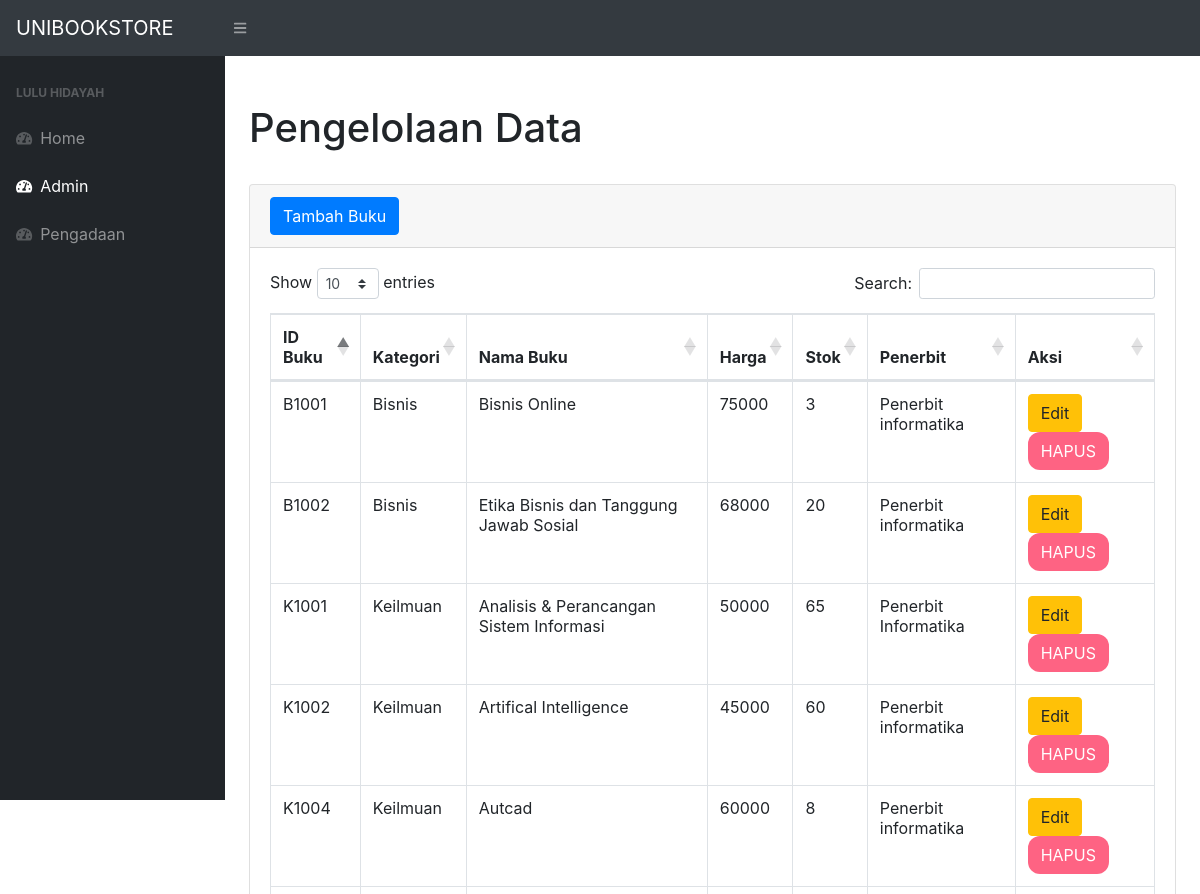
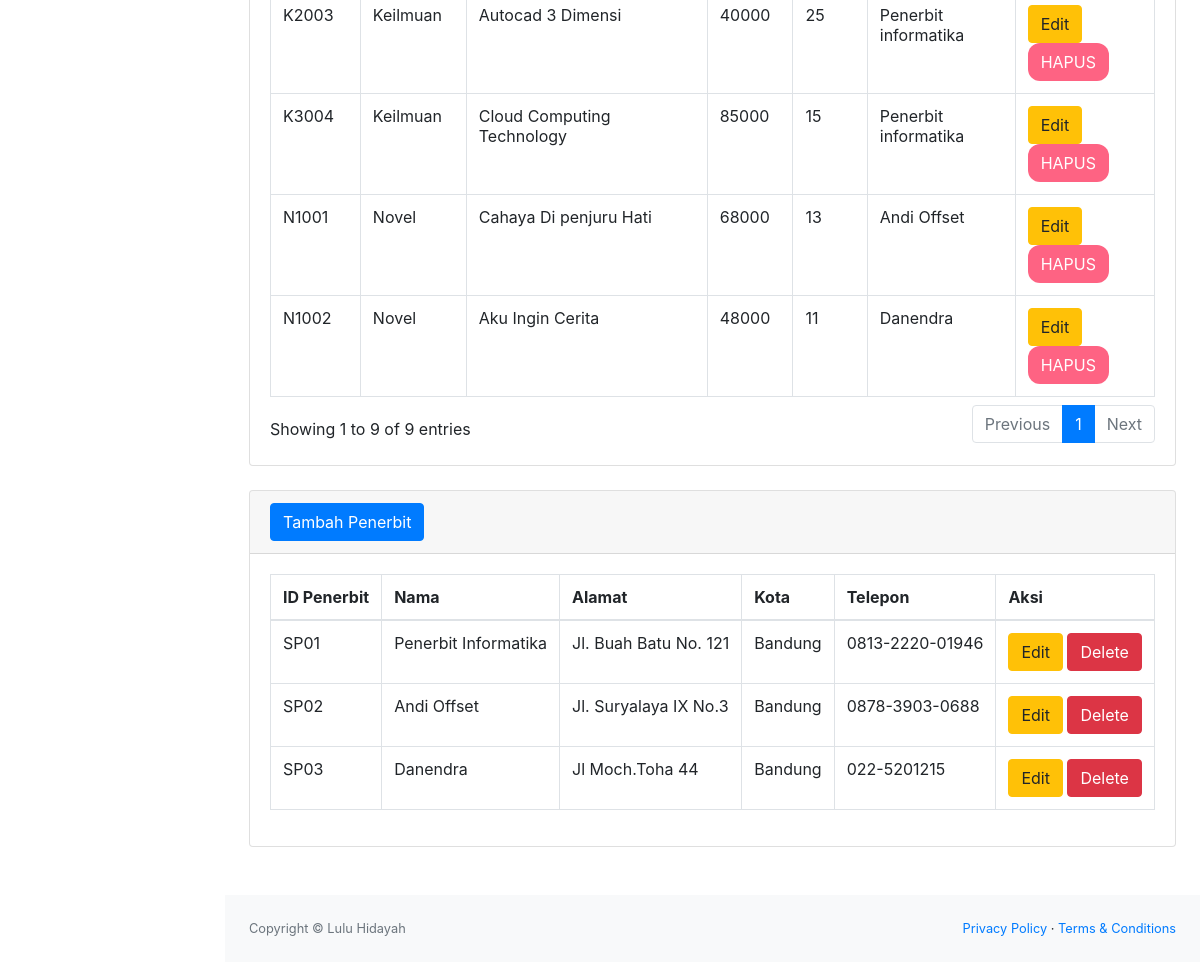
The app's page /admin.php with its own data (2 pictures, top to bottom).
### tables this page shows
CREATE TABLE `buku` (
  `id` int(11) NOT NULL,
  `kode_buku` varchar(50) NOT NULL,
  `kategori` varchar(200) NOT NULL,
  `nama_buku` varchar(200) NOT NULL,
  `harga` int(11) NOT NULL,
  `stok` int(11) NOT NULL,
  `penerbit` varchar(200) NOT NULL,
  `id_penerbit` int(11) NOT NULL
);

CREATE TABLE `penerbit` (
  `id_penerbit` int(11) NOT NULL,
  `kode_penerbit` varchar(4) NOT NULL,
  `nama` varchar(50) NOT NULL,
  `alamat` varchar(200) NOT NULL,
  `kota` varchar(200) NOT NULL,
  `telepon` varchar(25) NOT NULL
);

### admin.php (the view, shortened to what this page needs)
<?php
require_once 'function.php';
?>
<!DOCTYPE html>
<html lang="en">
    <head>
        <link href="css/styles.css" rel="stylesheet" />
        <link href="https://cdn.datatables.net/1.10.20/css/dataTables.bootstrap4.min.css" rel="stylesheet" />
    </head>
    <body class="sb-nav-fixed">
        <nav class="sb-topnav navbar navbar-expand navbar-dark bg-dark">
            <a class="navbar-brand" href="index.html">UNIBOOKSTORE</a>
            <button class="btn btn-link btn-sm order-1 order-lg-0" id="sidebarToggle" href="#"><i class="fas fa-bars"></i></button>
        </nav>
        <div id="layoutSidenav">
            <div id="layoutSidenav_nav">
                <nav class="sb-sidenav accordion sb-sidenav-dark" id="sidenavAccordion">
                    <div class="sb-sidenav-menu">
                        <div class="nav">
                            <div class="sb-sidenav-menu-heading">Lulu Hidayah</div>
                            <a class="nav-link" href="index.php">
                                <div class="sb-nav-link-icon"><i class="fas fa-tachometer-alt"></i></div>
                                Home
                            </a>
                            <a class="nav-link" href="admin.php">
                                <div class="sb-nav-link-icon"><i class="fas fa-tachometer-alt"></i></div>
                                Admin
                            </a>
                            <a class="nav-link" href="pengadaan.php">
                                <div class="sb-nav-link-icon"><i class="fas fa-tachometer-alt"></i></div>
                                Pengadaan
                            </a>
                        </div>
                    </div>
                </nav>
            </div>
            <div id="layoutSidenav_content">
                <main>
                    <div class="container-fluid">
                        <h1 class="mt-4">Pengelolaan Data</h1><br>
                        <div class="card mb-4">
                            <div class="card-header">
                            <button type="button" class="btn btn-primary" data-toggle="modal" data-target="#myModal">
                                Tambah Buku
                            </button>
                            </div>
                            <div class="card-body">
                                <div class="table-responsive">
                                    <table class="table table-bordered" id="dataTable" width="100%" cellspacing="0">
                                        <thead>
                                            <tr>
                                                <th>ID Buku</th>
                                                <th>Kategori</th>
                                                <th>Nama Buku</th>
                                                <th>Harga</th>
                                                <th>Stok</th>
                                                <th>Penerbit</th>
                                                <th>Aksi</th>
                                            </tr>
                                        </thead>
                                        <tbody>
                                        <?php
                                            $ambilsemuadatabuku = mysqli_query($connection, "select * from buku");
                                            while($data=mysqli_fetch_array($ambilsemuadatabuku)){
                                                $kode_buku = $data['kode_buku'];
                                                $kategori = $data['kategori'];
                                                $nama_buku = $data['nama_buku'];
                                                $harga = $data['harga'];
                                                $stok = $data['stok'];
                                                $penerbit = $data['penerbit'];
                                                $idb = $data["id"];
                                            ?>
                                            <tr>
                                                <td><?=$kode_buku?></td>
                                                <td><?=$kategori?></td>
                                                <td><?=$nama_buku?></td>
                                                <td><?=$harga?></td>
                                                <td><?=$stok?></td>
                                                <td><?=$penerbit?></td>
                                            <td>
                                                <button type="button" class="btn btn-warning" data-toggle="modal" data-target="#edit<?=$idb;?>">Edit</button>
                                                <a href="delete.php?id=<?= $data['id']; ?>"onclick="return confirm('Apakah Yakin ingin Mengahpus Data ini?')"
                                                class="btn" style="background-color: #FE6383; color: #fff; border-radius:12px;">HAPUS</a>
                                            </td>
                                            </tr>
                                                <div class="modal fade" id="edit<?=$idb;?>">
                                            <?php
                                            };
                                            ?>
                                        </tbody>
                                    </table>
                                </div>
                            </div>
                        </div>
                        <div class="card mb-5">
                            <div class="card-header">
                            <button type="button" class="btn btn-primary" data-toggle="modal" data-target="#myForm">
                                Tambah Penerbit
                            </button>
                            </div>
                            <div class="card-body">
                                <div class="table-responsive">
                                    <table class="table table-bordered" id="dataTable" width="100%" cellspacing="0">
                                        <thead>
                                            <tr>
                                                <th>ID Penerbit</th>
                                                <th>Nama</th>
                                                <th>Alamat</th>
                                                <th>Kota</th>
                                                <th>Telepon</th>
                                                <th>Aksi</th>
                                            </tr>
                                        </thead>
                                        <tbody>
                                        <?php
                                            $ambilsemuadatabuku = mysqli_query($connection, "select * from penerbit");
                                            while($data=mysqli_fetch_array($ambilsemuadatabuku)){
                                                $kode_penerbit = $data['kode_penerbit'];
                                                $nama = $data['nama'];
                                                $alamat= $data['alamat'];
                                                $kota = $data['kota'];
                                                $telepon = $data['telepon'];
                                            ?>
                                            <tr>
                                                <td><?=$kode_penerbit?></td>
                                                <td><?=$nama?></td>
                                                <td><?=$alamat?></td>
                                                <td><?=$kota?></td>
                                                <td><?=$telepon?></td>
                                                <td>
                                                <button type="button" class="btn btn-warning" data-toggle="modal" data-target="#edit">Edit</button>
                                                <button type="button" class="btn btn-danger" data-toggle="modal" data-target="#delete">Delete</button>
                                            </td>
                                            </tr>
                                                <div class="modal fade" id="edit<?=$idb;?>">
                                            <?php
                                            };
                                            ?>
                                        </tbody>
                                    </table>
                                </div>
                            </div>
                        </div>
                    </div>
                </main>
                <footer class="py-4 bg-light mt-auto">
                    <div class="container-fluid">
                        <div class="d-flex align-items-center justify-content-between small">
                            <div class="text-muted">Copyright &copy; Lulu Hidayah</div>
                            <div>
                                <a href="#">Privacy Policy</a>
                                &middot;
                                <a href="#">Terms &amp; Conditions</a>
                            </div>
                        </div>
                    </div>
                </footer>
            </div>
        </div>
    </body>
</html>

### records on screen
buku: kode_buku "K1001", kategori "Keilmuan", nama_buku "Analisis & Perancangan Sistem Informasi", harga "50000", stok "65", penerbit "Penerbit Informatika"
buku: kode_buku "K1002", kategori "Keilmuan", nama_buku "Artifical Intelligence", harga "45000", stok "60", penerbit "Penerbit informatika"
buku: kode_buku "K2003", kategori "Keilmuan", nama_buku "Autocad 3 Dimensi", harga "40000", stok "25", penerbit "Penerbit informatika"
buku: kode_buku "K3004", kategori "Keilmuan", nama_buku "Cloud Computing Technology", harga "85000", stok "15", penerbit "Penerbit informatika"
buku: kode_buku "B1002", kategori "Bisnis", nama_buku "Etika Bisnis dan Tanggung Jawab Sosial", harga "68000", stok "20", penerbit "Penerbit informatika"
buku: kode_buku "N1001", kategori "Novel", nama_buku "Cahaya Di penjuru Hati", harga "68000", stok "13", penerbit "Andi Offset"
buku: kode_buku "N1002", kategori "Novel", nama_buku "Aku Ingin Cerita", harga "48000", stok "11", penerbit "Danendra"
buku: kode_buku "K1004", kategori "Keilmuan", nama_buku "Autcad", harga "60000", stok "8", penerbit "Penerbit informatika"
buku: kode_buku "B1001", kategori "Bisnis", nama_buku "Bisnis Online", harga "75000", stok "3", penerbit "Penerbit informatika"
penerbit: kode_penerbit "SP01", nama "Penerbit Informatika", alamat "Jl. Buah Batu No. 121", kota "Bandung", telepon "0813-2220-01946"
penerbit: kode_penerbit "SP02", nama "Andi Offset", alamat "Jl. Suryalaya IX No.3", kota "Bandung", telepon "0878-3903-0688"
penerbit: kode_penerbit "SP03", nama "Danendra", alamat "Jl Moch.Toha 44", kota "Bandung", telepon "022-5201215"
